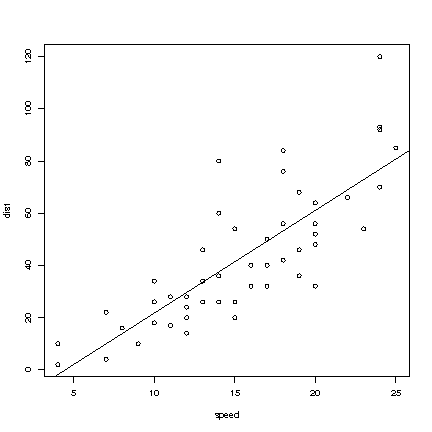

Write R code to recreate this figure.
z <- lm(dist ~ speed, data = cars)
plot(cars)
abline(z)
